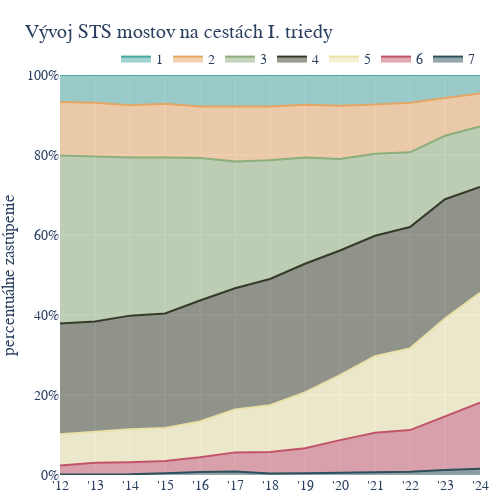
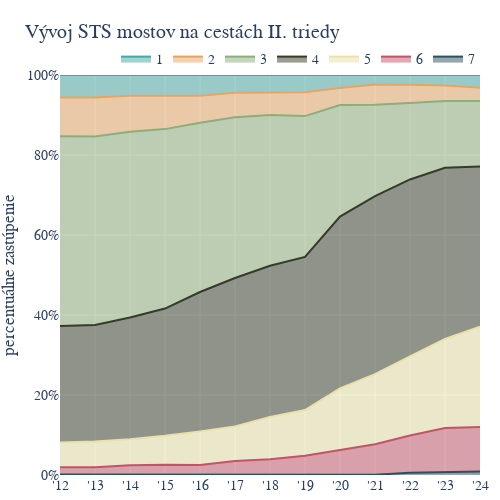
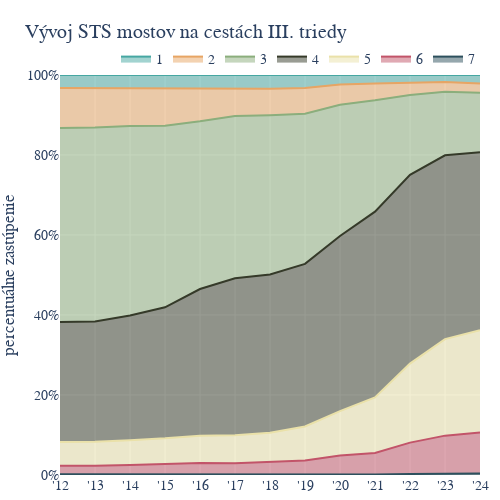

The code cell stored with these charts, in order, in its notebook:
### Code cell
import pandas as pd
import plotly.graph_objects as go
import plotly.io as pio

# Define a function to calculate relative condition counts


def calculate_relative_condition_counts(data, start_year=2012, end_year=2024):
    relative_counts = pd.DataFrame()

    for year in range(start_year, end_year + 1):
        column_name = f"n_{year}"
        year_data = data[data[column_name] > 0]  # Exclude bridges not assessed
        counts = year_data[column_name].value_counts().rename_axis(
            'Condition').reset_index(name=column_name)
        total = counts[column_name].sum()
        counts[column_name] = (counts[column_name] / total) * 100

        if relative_counts.empty:
            relative_counts = counts
        else:
            relative_counts = pd.merge(
                relative_counts, counts, on='Condition', how='outer')

    relative_counts.fillna(0, inplace=True)
    relative_counts.sort_values('Condition', inplace=True)
    return relative_counts


# Calculate relative condition counts for each category
relative_condition_counts_I = calculate_relative_condition_counts(
    filtered_bridges_I)
relative_condition_counts_II = calculate_relative_condition_counts(
    filtered_bridges_II)
relative_condition_counts_III = calculate_relative_condition_counts(
    filtered_bridges_III)

# Define the function to create the plot


def create_plot(relative_counts, title, filename):
    color_palette = ['#46a7a2', '#e7a564', '#8bae7c',
                     '#353a29', '#eae1a9', '#c25469', '#2d505d']
    data_for_plotting = relative_counts.set_index('Condition').T.reset_index()
    data_for_plotting.rename(columns={'index': 'Year'}, inplace=True)
    years = ['{}'.format(year) for year in range(2012, 2025)]
    data_for_plotting['Year'] = years

    fig = go.Figure()

    for i, condition in reversed(list(enumerate(relative_counts['Condition'].unique()))):
        fig.add_trace(go.Scatter(
            x=data_for_plotting['Year'],
            y=data_for_plotting[condition],
            mode='lines',
            stackgroup='one',
            name=str(condition),
            line=dict(color=color_palette[i % len(color_palette)])
        ))

    fig.update_layout(
        title=title,
        yaxis_title='percentuálne zastúpenie',
        yaxis=dict(ticksuffix="%", range=[0, 100]),
        font=dict(family="Calibri, sans-serif", size=14),
        legend=dict(
            orientation="h",
            yanchor="top",
            y=1.080,
            xanchor="right",
            x=1
        ),
        xaxis=dict(
            tickvals=[str(year) for year in range(2012, 2025)],
            ticktext=["'12", "'13", "'14", "'15", "'16", "'17",
                      "'18", "'19", "'20", "'21", "'22", "'23", "'24"]
        ),
        plot_bgcolor='#EEEEEE',
        margin=dict(l=0, r=20, t=75, b=25),
        width=500,
        height=500
    )

    fig.show()
    pio.write_image(fig, f"{filename}.svg",
                    format="svg", width=500, height=500)


# Create and save plots for each category
create_plot(relative_condition_counts_I,
            'Vývoj STS mostov na cestách I. triedy', 'Vyvoj_I')
create_plot(relative_condition_counts_II,
            'Vývoj STS mostov na cestách II. triedy', 'Vyvoj_II')
create_plot(relative_condition_counts_III,
            'Vývoj STS mostov na cestách III. triedy', 'Vyvoj_III')

### Figure 1 — Plotly figure (JSON) as saved in the notebook; plotly's stock layout.template omitted (floating-point values rounded to 4 significant figures)
{"data": [{"line": {"color": "#2d505d"}, "mode": "lines", "name": "7", "stackgroup": "one", "type": "scatter", "x": ["2012", "2013", "2014", "2015", "2016", "2017", "2018", "2019", "2020", "2021", "2022", "2023", "2024"], "y": [0.1136, 0.1705, 0.1693, 0.4497, 0.7739, 0.8786, 0.3817, 0.4329, 0.5886, 0.6373, 0.7941, 1.265, 1.568]}, {"line": {"color": "#c25469"}, "mode": "lines", "name": "6", "stackgroup": "one", "type": "scatter", "x": ["2012", "2013", "2014", "2015", "2016", "2017", "2018", "2019", "2020", "2021", "2022", "2023", "2024"], "y": [2.273, 2.898, 3.047, 3.035, 3.648, 4.778, 5.398, 6.277, 8.133, 9.931, 10.43, 13.39, 16.52]}, {"line": {"color": "#eae1a9"}, "mode": "lines", "name": "5", "stackgroup": "one", "type": "scatter", "x": ["2012", "2013", "2014", "2015", "2016", "2017", "2018", "2019", "2020", "2021", "2022", "2023", "2024"], "y": [7.784, 7.727, 8.239, 8.263, 8.955, 10.71, 11.67, 13.96, 16.27, 19.12, 20.43, 24.46, 27.44]}, {"line": {"color": "#353a29"}, "mode": "lines", "name": "4", "stackgroup": "one", "type": "scatter", "x": ["2012", "2013", "2014", "2015", "2016", "2017", "2018", "2019", "2020", "2021", "2022", "2023", "2024"], "y": [27.73, 27.56, 28.39, 28.61, 30.24, 30.31, 31.57, 32.14, 31.14, 30.11, 30.33, 29.84, 26.5]}, {"line": {"color": "#8bae7c"}, "mode": "lines", "name": "3", "stackgroup": "one", "type": "scatter", "x": ["2012", "2013", "2014", "2015", "2016", "2017", "2018", "2019", "2020", "2021", "2022", "2023", "2024"], "y": [41.99, 41.19, 39.5, 39.01, 35.66, 31.69, 29.66, 26.57, 22.9, 20.5, 18.69, 15.87, 15.11]}, {"line": {"color": "#e7a564"}, "mode": "lines", "name": "2", "stackgroup": "one", "type": "scatter", "x": ["2012", "2013", "2014", "2015", "2016", "2017", "2018", "2019", "2020", "2021", "2022", "2023", "2024"], "y": [13.35, 13.52, 13.09, 13.43, 12.88, 13.73, 13.41, 13.2, 13.27, 12.32, 12.39, 9.436, 8.207]}, {"line": {"color": "#46a7a2"}, "mode": "lines", "name": "1", "stackgroup": "one", "type": "scatter", "x": ["2012", "2013", "2014", "2015", "2016", "2017", "2018", "2019", "2020", "2021", "2022", "2023", "2024"], "y": [6.761, 6.932, 7.562, 7.195, 7.85, 7.908, 7.906, 7.413, 7.705, 7.382, 6.935, 5.746, 4.652]}], "layout": {"font": {"family": "Calibri, sans-serif", "size": 14}, "height": 500, "legend": {"orientation": "h", "x": 1, "xanchor": "right", "y": 1.08, "yanchor": "top"}, "margin": {"b": 25, "l": 0, "r": 20, "t": 75}, "plot_bgcolor": "#EEEEEE", "title": {"text": "Vývoj STS mostov na cestách I. triedy"}, "width": 500, "xaxis": {"ticktext": ["'12", "'13", "'14", "'15", "'16", "'17", "'18", "'19", "'20", "'21", "'22", "'23", "'24"], "tickvals": ["2012", "2013", "2014", "2015", "2016", "2017", "2018", "2019", "2020", "2021", "2022", "2023", "2024"]}, "yaxis": {"range": [0, 100], "ticksuffix": "%", "title": {"text": "percentuálne zastúpenie"}}}}

### Figure 2 — Plotly figure (JSON) as saved in the notebook; plotly's stock layout.template omitted (floating-point values rounded to 4 significant figures)
{"data": [{"line": {"color": "#2d505d"}, "mode": "lines", "name": "7", "stackgroup": "one", "type": "scatter", "x": ["2012", "2013", "2014", "2015", "2016", "2017", "2018", "2019", "2020", "2021", "2022", "2023", "2024"], "y": [0.1384, 0.1384, 0.0692, 0.06901, 0.06901, 0.1381, 0.06901, 0.06849, 0.06821, 0.06817, 0.5453, 0.7483, 0.8832]}, {"line": {"color": "#c25469"}, "mode": "lines", "name": "6", "stackgroup": "one", "type": "scatter", "x": ["2012", "2013", "2014", "2015", "2016", "2017", "2018", "2019", "2020", "2021", "2022", "2023", "2024"], "y": [1.799, 1.799, 2.353, 2.484, 2.415, 3.384, 3.865, 4.726, 6.207, 7.635, 9.339, 11.02, 11.14]}, {"line": {"color": "#eae1a9"}, "mode": "lines", "name": "5", "stackgroup": "one", "type": "scatter", "x": ["2012", "2013", "2014", "2015", "2016", "2017", "2018", "2019", "2020", "2021", "2022", "2023", "2024"], "y": [6.159, 6.436, 6.505, 7.246, 8.42, 8.633, 10.56, 11.44, 15.35, 17.52, 19.77, 22.24, 25.07]}, {"line": {"color": "#353a29"}, "mode": "lines", "name": "4", "stackgroup": "one", "type": "scatter", "x": ["2012", "2013", "2014", "2015", "2016", "2017", "2018", "2019", "2020", "2021", "2022", "2023", "2024"], "y": [29.13, 29.13, 30.45, 31.82, 34.85, 37.09, 37.82, 38.29, 42.97, 44.51, 44.24, 42.79, 40.01]}, {"line": {"color": "#8bae7c"}, "mode": "lines", "name": "3", "stackgroup": "one", "type": "scatter", "x": ["2012", "2013", "2014", "2015", "2016", "2017", "2018", "2019", "2020", "2021", "2022", "2023", "2024"], "y": [47.47, 47.13, 46.44, 44.86, 42.31, 40.19, 37.68, 35.21, 27.9, 22.84, 19.09, 16.67, 16.37]}, {"line": {"color": "#e7a564"}, "mode": "lines", "name": "2", "stackgroup": "one", "type": "scatter", "x": ["2012", "2013", "2014", "2015", "2016", "2017", "2018", "2019", "2020", "2021", "2022", "2023", "2024"], "y": [9.689, 9.758, 8.997, 8.42, 6.763, 6.146, 5.59, 5.959, 4.229, 5.044, 4.567, 3.878, 3.329]}, {"line": {"color": "#46a7a2"}, "mode": "lines", "name": "1", "stackgroup": "one", "type": "scatter", "x": ["2012", "2013", "2014", "2015", "2016", "2017", "2018", "2019", "2020", "2021", "2022", "2023", "2024"], "y": [5.606, 5.606, 5.19, 5.107, 5.176, 4.42, 4.417, 4.315, 3.274, 2.386, 2.454, 2.653, 3.193]}], "layout": {"font": {"family": "Calibri, sans-serif", "size": 14}, "height": 500, "legend": {"orientation": "h", "x": 1, "xanchor": "right", "y": 1.08, "yanchor": "top"}, "margin": {"b": 25, "l": 0, "r": 20, "t": 75}, "plot_bgcolor": "#EEEEEE", "title": {"text": "Vývoj STS mostov na cestách II. triedy"}, "width": 500, "xaxis": {"ticktext": ["'12", "'13", "'14", "'15", "'16", "'17", "'18", "'19", "'20", "'21", "'22", "'23", "'24"], "tickvals": ["2012", "2013", "2014", "2015", "2016", "2017", "2018", "2019", "2020", "2021", "2022", "2023", "2024"]}, "yaxis": {"range": [0, 100], "ticksuffix": "%", "title": {"text": "percentuálne zastúpenie"}}}}

### Figure 3 — Plotly figure (JSON) as saved in the notebook; plotly's stock layout.template omitted (floating-point values rounded to 4 significant figures)
{"data": [{"line": {"color": "#2d505d"}, "mode": "lines", "name": "7", "stackgroup": "one", "type": "scatter", "x": ["2012", "2013", "2014", "2015", "2016", "2017", "2018", "2019", "2020", "2021", "2022", "2023", "2024"], "y": [0.2063, 0.1805, 0.1806, 0.2318, 0.1794, 0.128, 0.179, 0.07661, 0.1274, 0.1017, 0.2793, 0.3805, 0.4033]}, {"line": {"color": "#c25469"}, "mode": "lines", "name": "6", "stackgroup": "one", "type": "scatter", "x": ["2012", "2013", "2014", "2015", "2016", "2017", "2018", "2019", "2020", "2021", "2022", "2023", "2024"], "y": [2.114, 2.114, 2.348, 2.55, 2.794, 2.791, 3.146, 3.575, 4.766, 5.416, 7.819, 9.462, 10.21]}, {"line": {"color": "#eae1a9"}, "mode": "lines", "name": "5", "stackgroup": "one", "type": "scatter", "x": ["2012", "2013", "2014", "2015", "2016", "2017", "2018", "2019", "2020", "2021", "2022", "2023", "2024"], "y": [5.957, 6.008, 6.168, 6.387, 6.87, 6.991, 7.212, 8.478, 11.09, 13.88, 19.75, 24.12, 25.56]}, {"line": {"color": "#353a29"}, "mode": "lines", "name": "4", "stackgroup": "one", "type": "scatter", "x": ["2012", "2013", "2014", "2015", "2016", "2017", "2018", "2019", "2020", "2021", "2022", "2023", "2024"], "y": [29.99, 30.09, 31.2, 32.76, 36.66, 39.26, 39.59, 40.65, 43.78, 46.43, 47.19, 45.97, 44.52]}, {"line": {"color": "#8bae7c"}, "mode": "lines", "name": "3", "stackgroup": "one", "type": "scatter", "x": ["2012", "2013", "2014", "2015", "2016", "2017", "2018", "2019", "2020", "2021", "2022", "2023", "2024"], "y": [48.5, 48.45, 47.38, 45.38, 41.91, 40.59, 39.82, 37.51, 32.82, 27.87, 19.98, 15.85, 14.85]}, {"line": {"color": "#e7a564"}, "mode": "lines", "name": "2", "stackgroup": "one", "type": "scatter", "x": ["2012", "2013", "2014", "2015", "2016", "2017", "2018", "2019", "2020", "2021", "2022", "2023", "2024"], "y": [9.979, 9.876, 9.471, 9.297, 8.126, 6.863, 6.624, 6.461, 5.02, 4.17, 3.072, 2.461, 2.344]}, {"line": {"color": "#46a7a2"}, "mode": "lines", "name": "1", "stackgroup": "one", "type": "scatter", "x": ["2012", "2013", "2014", "2015", "2016", "2017", "2018", "2019", "2020", "2021", "2022", "2023", "2024"], "y": [3.249, 3.275, 3.252, 3.399, 3.461, 3.38, 3.427, 3.243, 2.396, 2.136, 1.904, 1.75, 2.117]}], "layout": {"font": {"family": "Calibri, sans-serif", "size": 14}, "height": 500, "legend": {"orientation": "h", "x": 1, "xanchor": "right", "y": 1.08, "yanchor": "top"}, "margin": {"b": 25, "l": 0, "r": 20, "t": 75}, "plot_bgcolor": "#EEEEEE", "title": {"text": "Vývoj STS mostov na cestách III. triedy"}, "width": 500, "xaxis": {"ticktext": ["'12", "'13", "'14", "'15", "'16", "'17", "'18", "'19", "'20", "'21", "'22", "'23", "'24"], "tickvals": ["2012", "2013", "2014", "2015", "2016", "2017", "2018", "2019", "2020", "2021", "2022", "2023", "2024"]}, "yaxis": {"range": [0, 100], "ticksuffix": "%", "title": {"text": "percentuálne zastúpenie"}}}}
